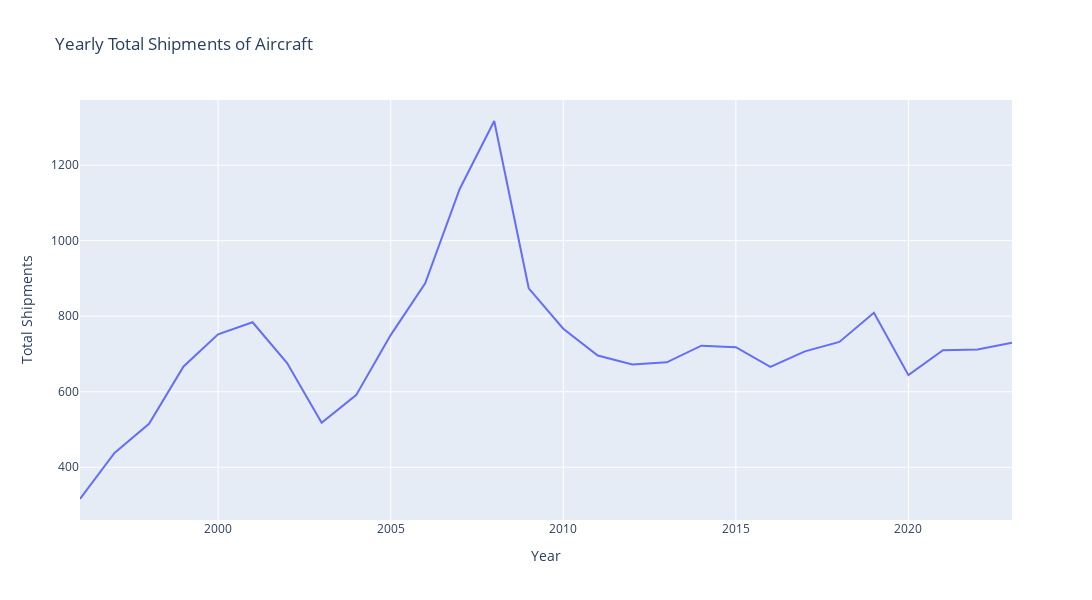

The notebook cell this image was saved under:
### Code cell
# Group by 'Year' and sum the 'Shipments'
yearly_totals_aircraft = aircraft_data_long.groupby('Year')['Shipments'].sum().reset_index()

# Create the plotly figure
fig = px.line(yearly_totals_aircraft, x='Year', y='Shipments', title='Yearly Total Shipments of Aircraft')

# Update layout for better visualization
fig.update_layout(
    xaxis_title='Year',
    yaxis_title='Total Shipments',
    width=1600,
    height=600
)

# Save to html file
fig.write_html('yearly_total_shipments_bussiness_jet.html')

# Show the plot
fig.show()

### Figure 1 — Plotly figure (JSON) as saved in the notebook; plotly's stock layout.template omitted (floating-point values rounded to 4 significant figures)
{"data": [{"hovertemplate": "Year=%{x}<br>Shipments=%{y}<extra></extra>", "legendgroup": "", "line": {"color": "#636efa", "dash": "solid"}, "marker": {"symbol": "circle"}, "mode": "lines", "name": "", "orientation": "v", "showlegend": false, "type": "scatter", "x": [1996, 1997, 1998, 1999, 2000, 2001, 2002, 2003, 2004, 2005, 2006, 2007, 2008, 2009, 2010, 2011, 2012, 2013, 2014, 2015, 2016, 2017, 2018, 2019, 2020, 2021, 2022, 2023], "xaxis": "x", "y": [316, 438, 515, 667, 752, 784, 676, 518, 591, 750, 887, 1137, 1317, 874, 767, 696, 672, 678, 722, 718, 666, 707, 732, 809, 644, 710, 712, 730], "yaxis": "y"}], "layout": {"height": 600, "legend": {"tracegroupgap": 0}, "title": {"text": "Yearly Total Shipments of Aircraft"}, "width": 1600, "xaxis": {"anchor": "y", "domain": [0, 1], "title": {"text": "Year"}}, "yaxis": {"anchor": "x", "domain": [0, 1], "title": {"text": "Total Shipments"}}}}
